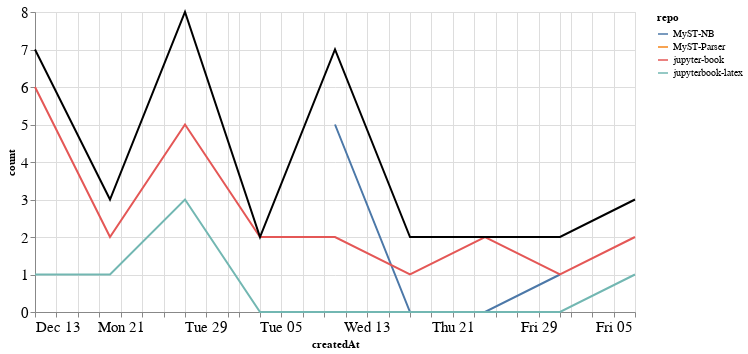

Notebook cell for this chart:
### Markdown cell above
### Comments

### Code cell
comments_time = comments.groupby('repo').resample('W', on='createdAt').count()['author'].reset_index()
comments_time = comments_time.rename(columns={'author': 'count'})
comments_time_total = comments_time.groupby('createdAt').agg({"count": "sum"}).reset_index()
ch1 = alt.Chart(comments_time, width=600).mark_line().encode(
    x='createdAt',
    y='count',
    color='repo',
    tooltip="repo"
)

ch2 = alt.Chart(comments_time_total, width=600).mark_line(color="black").encode(
    x='createdAt',
    y='count',
)

ch1 + ch2

### Figure 1 — Vega-Lite specification as saved in the notebook (floating-point values rounded to 4 significant figures)
{"config": {"axisLeft": {"labelFontSize": 15}, "axisBottom": {"labelFontSize": 15}}, "layer": [{"data": {"name": "data-ef815580b09e32a87a85dc5ba2e8e3df"}, "mark": "line", "encoding": {"color": {"type": "nominal", "field": "repo"}, "tooltip": {"type": "nominal", "field": "repo"}, "x": {"type": "temporal", "field": "createdAt"}, "y": {"type": "quantitative", "field": "count"}}, "width": 600}, {"data": {"name": "data-58c2a9bb541cc2bf181172f40db7eedb"}, "mark": {"type": "line", "color": "black"}, "encoding": {"x": {"type": "temporal", "field": "createdAt"}, "y": {"type": "quantitative", "field": "count"}}, "width": 600}], "$schema": "https://vega.github.io/schema/vega-lite/v4.8.1.json", "datasets": {"data-ef815580b09e32a87a85dc5ba2e8e3df": [{"repo": "MyST-NB", "createdAt": "2021-01-10T00:00:00", "count": 5}, {"repo": "MyST-NB", "createdAt": "2021-01-17T00:00:00", "count": 0}, {"repo": "MyST-NB", "createdAt": "2021-01-24T00:00:00", "count": 0}, {"repo": "MyST-NB", "createdAt": "2021-01-31T00:00:00", "count": 1}, {"repo": "MyST-Parser", "createdAt": "2021-01-17T00:00:00", "count": 1}, {"repo": "jupyter-book", "createdAt": "2020-12-13T00:00:00", "count": 6}, {"repo": "jupyter-book", "createdAt": "2020-12-20T00:00:00", "count": 2}, {"repo": "jupyter-book", "createdAt": "2020-12-27T00:00:00", "count": 5}, {"repo": "jupyter-book", "createdAt": "2021-01-03T00:00:00", "count": 2}, {"repo": "jupyter-book", "createdAt": "2021-01-10T00:00:00", "count": 2}, {"repo": "jupyter-book", "createdAt": "2021-01-17T00:00:00", "count": 1}, {"repo": "jupyter-book", "createdAt": "2021-01-24T00:00:00", "count": 2}, {"repo": "jupyter-book", "createdAt": "2021-01-31T00:00:00", "count": 1}, {"repo": "jupyter-book", "createdAt": "2021-02-07T00:00:00", "count": 2}, {"repo": "jupyterbook-latex", "createdAt": "2020-12-13T00:00:00", "count": 1}, {"repo": "jupyterbook-latex", "createdAt": "2020-12-20T00:00:00", "count": 1}, {"repo": "jupyterbook-latex", "createdAt": "2020-12-27T00:00:00", "count": 3}, {"repo": "jupyterbook-latex", "createdAt": "2021-01-03T00:00:00", "count": 0}, {"repo": "jupyterbook-latex", "createdAt": "2021-01-10T00:00:00", "count": 0}, {"repo": "jupyterbook-latex", "createdAt": "2021-01-17T00:00:00", "count": 0}, {"repo": "jupyterbook-latex", "createdAt": "2021-01-24T00:00:00", "count": 0}, {"repo": "jupyterbook-latex", "createdAt": "2021-01-31T00:00:00", "count": 0}, {"repo": "jupyterbook-latex", "createdAt": "2021-02-07T00:00:00", "count": 1}], "data-58c2a9bb541cc2bf181172f40db7eedb": [{"createdAt": "2020-12-13T00:00:00", "count": 7}, {"createdAt": "2020-12-20T00:00:00", "count": 3}, {"createdAt": "2020-12-27T00:00:00", "count": 8}, {"createdAt": "2021-01-03T00:00:00", "count": 2}, {"createdAt": "2021-01-10T00:00:00", "count": 7}, {"createdAt": "2021-01-17T00:00:00", "count": 2}, {"createdAt": "2021-01-24T00:00:00", "count": 2}, {"createdAt": "2021-01-31T00:00:00", "count": 2}, {"createdAt": "2021-02-07T00:00:00", "count": 3}]}}
